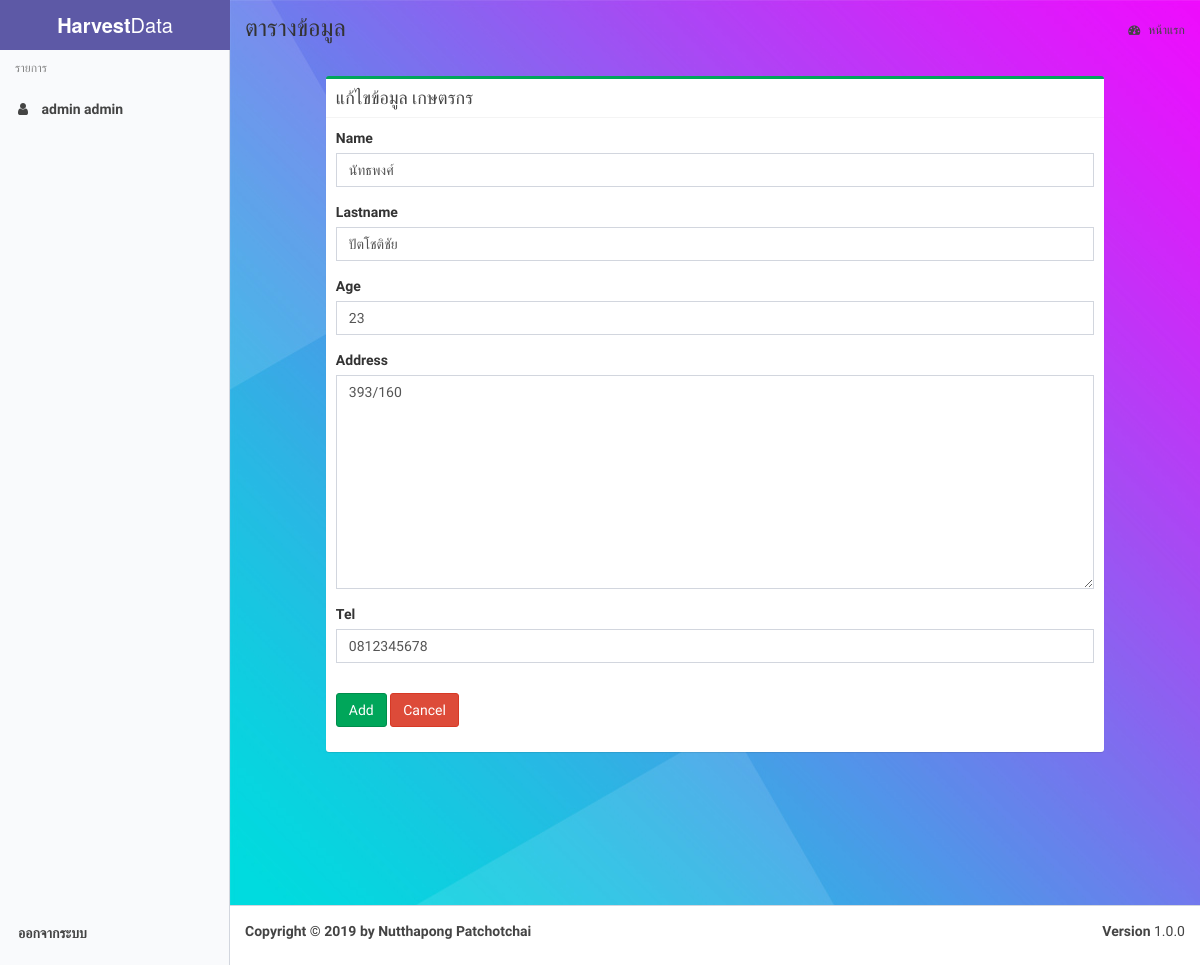
Screenshot of /farmer/18/edit (signed in) with the database file from the repository.
### Farmer/models.py (models this page shows, shortened)
class Farmer(models.Model):
    User_id = models.ForeignKey(User, on_delete=models.CASCADE)
    name = models.CharField(max_length=100, default='')
    lastname = models.CharField(max_length=100, default='')
    age = models.IntegerField(default='')
    address = models.TextField(max_length=500, default='')
    tel = models.CharField(max_length=100, default='')

### Farmer/views.py (the view)
# urls.py: path('farmer/<int:Farmer_id>/edit', farmer_views.EditFarmer, name='editFarmer'),
@login_required
def EditFarmer(request, Farmer_id):
    editfarmer = get_object_or_404(Farmer, id=Farmer_id)
    editfarmerform = addFarmer(request.POST or None, instance=editfarmer)
    if editfarmerform.is_valid():
        editfarmers = editfarmerform.save(commit=False)
        editfarmers.user = request.user
        editfarmers.save()
        return redirect('/')
    editfarmerforms = {
        'editfarmerform': editfarmerform,
    }
    return render(request, 'Farmer/EditFarmer.html', editfarmerforms)

### Farmer/forms.py
class addFarmer(forms.ModelForm):
    class Meta:
        model = Farmer
        fields = [
            'name',
            'lastname',
            'age',
            'address',
            'tel',
        ]

### Farmer/templates/Farmer/EditFarmer.html (shortened to what this page needs)
{% extends "Farmer/base.html" %}
{% load crispy_forms_tags %}
{% load static %}
{% block content %}
    <br>
    <div class="row">
    <div class="col-md-1"></div>
        <div class="col-md-10">
    <div class="box box-success">
            <div class="box-header with-border">
              <h3 class="box-title">แก้ไขข้อมูล เกษตรกร</h3>
            </div>
            <div class="box-body">
                <div class="form-group">
                <form method="POST" enctype="multipart/form-data">
    <div class="form-group">
            <fieldset class="form-group">
                {{ editfarmerform|crispy }}
            </fieldset>
                <button class="btn btn-success" type="submit">Add</button>
                <a href="{% url 'index' %}" class="btn btn-danger" role="button">Cancel</a>
            </div>
        </form>
            </div>
    </div>
            </div>
{% endblock %}

### Farmer/templates/Farmer/base.html (shortened to what this page needs)
{% load static %}
{% load sweetify %}
<html>
<head>
  <link rel="stylesheet" href="{% static 'Farmer/css/bootstrap.min.css' %}">
  <link rel="stylesheet" href="{% static 'Farmer/css/font-awesome.min.css' %}">
  <link rel="stylesheet" href="{% static 'Farmer/css/ionicons.min.css' %}">
  <link rel="stylesheet" href="{% static 'Farmer/css/AdminLTE.min.css' %}">
     <link rel="stylesheet" href="{% static 'Farmer/css/alt/AdminLTE-bootstrap-social.min.css' %}">
     <link rel="stylesheet" href="{% static 'Farmer/css/alt/AdminLTE-fullcalendar.min.css' %}">
     <link rel="stylesheet" href="{% static 'Farmer/css/alt/AdminLTE-select2.min.css' %}">
     <link rel="stylesheet" href="{% static 'Farmer/css/alt/AdminLTE-without-plugins.min.css' %}">
    <link rel="stylesheet" href="{% static 'Farmer/css/skins/_all-skins.min.css' %}">
</head>
<body class="skin-purple-light sidebar-mini wysihtml5-supported" >
  <header class="main-header" style="background-image: url({% static 'Login/images/bg-01.jpg' %} );">
    <a href="{% url 'index' %}" class="logo">
      <span class="logo-lg"><b>Harvest</b>Data</span>
    </a>
  </header>
  <aside class="main-sidebar" >
    <section class="sidebar" style="height: auto;">
      <ul class="sidebar-menu tree" data-widget="tree">
        <li class="header">รายการ</li>
        <li><a href="{% url 'index' %}"><i class="fa fa-user"></i> <span>{{  user.first_name }}</span>  <span>{{user.last_name}}</span></a></li>
<br><br><br><br><br><br><br><br><br><br><br><br><br><br><br><br><br><br><br><br><br><br><br><br><br><br><br><br><br><br><br><br><br><br><br><br><br><br><br>
          <li class="lowercase"><a href="{% url 'logout' %}" ><span>ออกจากระบบ</span></a></li>
      </ul>
    </section>
  </aside>
  <div class="content-wrapper" style="background-image: url({% static 'Login/images/bg-01.jpg' %} );">
    <section class="content-header">
      <h1>
        ตารางข้อมูล
      </h1>
      <ol class="breadcrumb">
        <li><a href="{% url 'index' %}"><i class="fa fa-dashboard"></i> หน้าแรก</a></li>
      </ol>
    </section>
    <section class="content" >
{% block content %}
    {% endblock %}
        </section>
      </div>
  <footer class="main-footer">
    <div class="pull-right hidden-xs">
      <b>Version</b> 1.0.0
    </div>
      <strong>Copyright © 2019 by Nutthapong Patchotchai</strong>
  </footer>
</body>
</html>

### rows the page displays
Farmer: name "นัทธพงศ์", lastname "ปัตโชติชัย", age "23", address "393/160", tel "0812345678"

### other values shown
{{ user.first_name }} "admin"
{{ user.last_name }} "admin"
